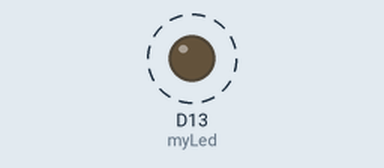
The sketch below on a simulated Arduino Due. Parts: output pins drawn as LEDs (lit = HIGH). Dashed ring = blinking. What the sketch prints to the serial monitor is not drawn.

Above: at 0.5 s.
Timing chart, 0 to 4.6 s (numbered marks = the images above):
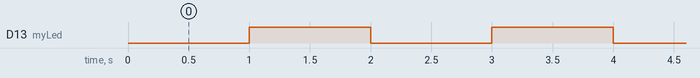

The sketch:

due_timer_state.ino
```cpp
#include <DueTimer.h>

int myLed = 13;
int period = 1; // in hertz

bool ledOn = false;
bool ledState = false;

void myHandler(){
  ledOn = !ledOn;

  digitalWrite(myLed, ledOn); // Led on, off, on, off...
}

void setup(){
  pinMode(myLed, OUTPUT);
  Serial.begin(9600);

  Timer3.attachInterrupt(myHandler);
  Timer3.setFrequency(period);
  Timer3.start();
}

void loop(){
  if(ledOn != ledState){
    ledState = ledOn;
    Serial.println(millis());
  //  Serial.println(ledState);
  }
}
```

Measured:
- by itself, D13 (myLed): alternates HIGH for 1.0 s and LOW for 1.0 s
